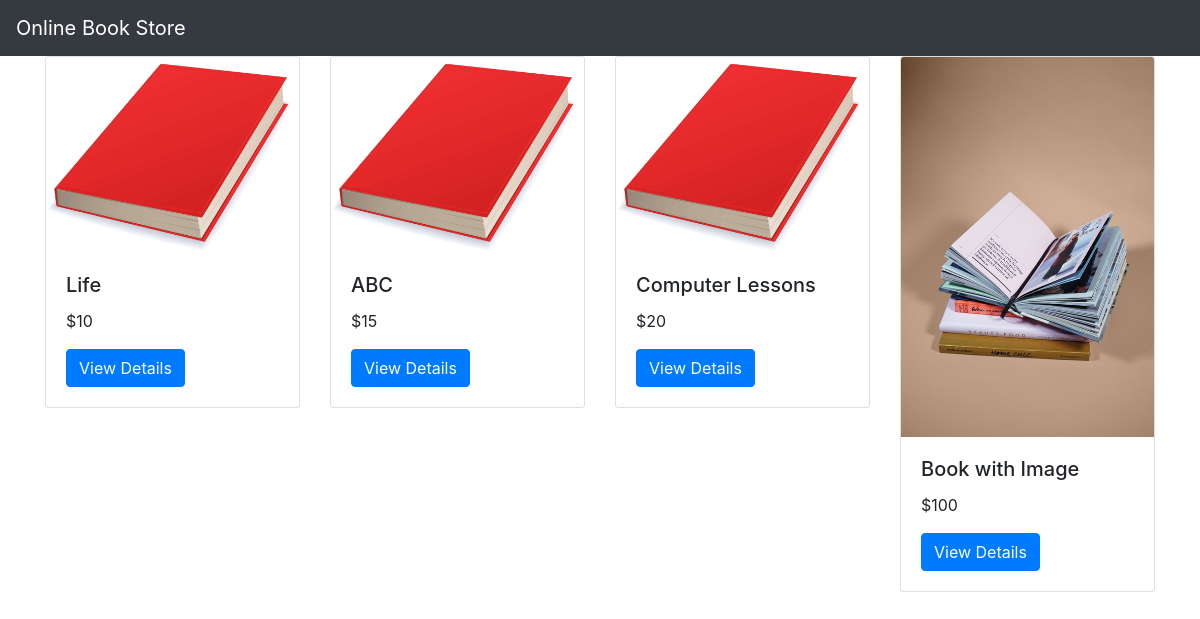
Before: / with the older database file.
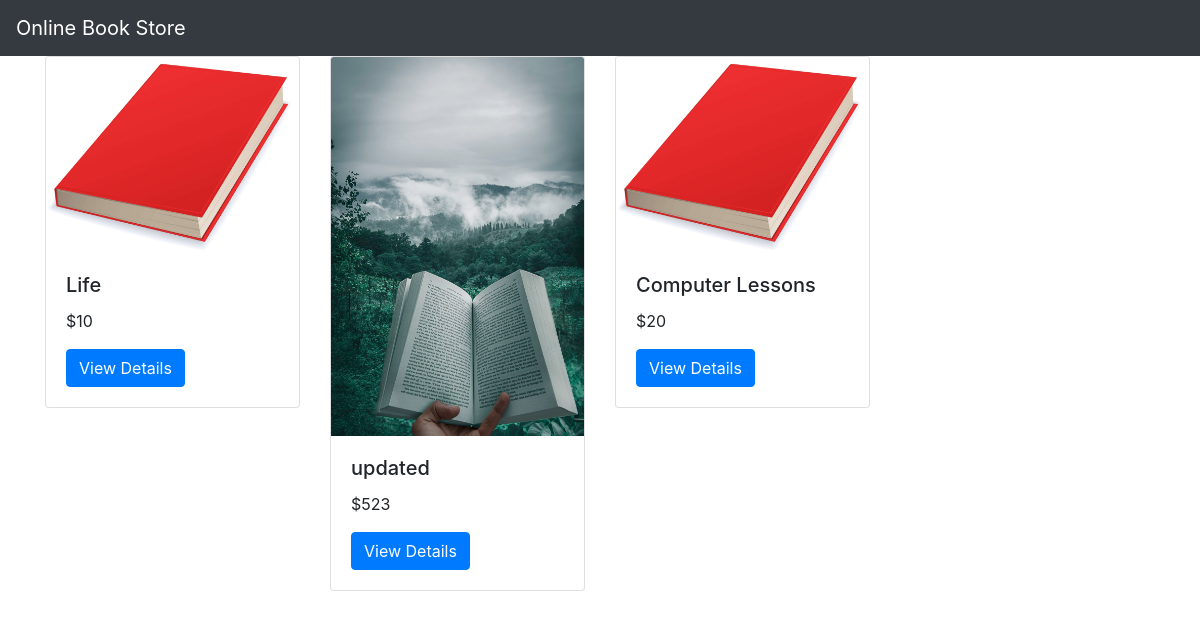
After: the same page with the newer database file.
### myapp/models.py (models this page shows, shortened)
class Book(models.Model):
    name = models.CharField(max_length=100)
    desc = models.CharField(max_length=300)
    price = models.IntegerField()
    book_image = models.ImageField(default = 'default.jpg', upload_to='book_images/')

### myapp/views.py (the view)
# urls.py: path('', views.index, name='index'),
def index(request):
    book_list = Book.objects.all()
    context = {
        'book_list': book_list
    }
    return render(request, 'myapp/index.html', context)

### myapp/templates/myapp/index.html
{% extends 'myapp/base.html' %}
{% block body %}
<div class="container">
    <div class="row">
        {%for book in book_list%}
        <div class="col-md-3">
            <div class="card">
                <img src="{{book.book_image.url}}" class="card-img-top" alt="">
                <div class="card-body">
                    <h5 class="card-title">{{book.name}}</h5>
                    <p class="card-text">${{book.price}}</p>
                    <a class="btn btn-primary" href="{% url 'myapp:detail' book.id %}"> View Details </a>
                </div>
            </div>
        </div>
        {%endfor%}
    </div>
</div>
{% endblock %}

### myapp/templates/myapp/base.html (shortened to what this page needs)
{% load static %}
<!DOCTYPE html>
<html lang="en">
<head>
    <link rel="stylesheet" href="https://maxcdn.bootstrapcdn.com/bootstrap/4.0.0/css/bootstrap.min.css">
    <link rel="stylesheet" href="{% static 'myapp/style.css' %}">
</head>
<body>
    <nav class="navbar navbar-dark bg-dark">
        <a class="navbar-brand" href="#">
        Online Book Store
        </a>
    </nav>
    {% block body %}
    {% endblock %}
</body>
</html>

### myapp/static/myapp/style.css (style rules this page uses)
body { background-color: white; }

Changed rows visible on the page:
removed Book: book_image (placeholder picture), name "ABC", price "15"
removed Book: book_image (picture), name "Book with Image", price "100"
added Book: book_image (picture), name "updated", price "523"
